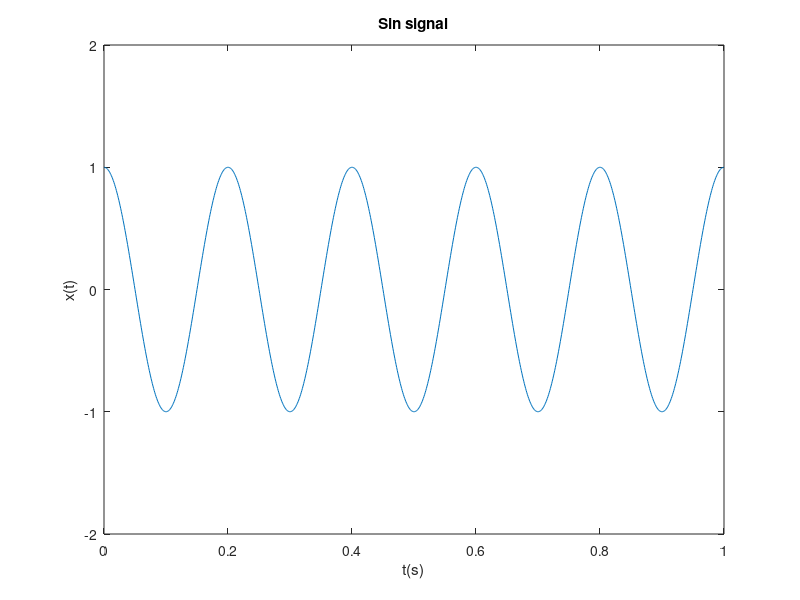

Recreate this plot in MATLAB.
% DISCRETE SIGNAL
n = -1:1:3;
x = [1, 0.5, -1, 0, 2];

% PLOT FIGURE 1
stem (n, x);
xlim ([-3,6]);
ylim ([-2,3]);
xlabel ('n');
ylabel ('x(n)');
title ('Discrete signal example');

% PLOT FIGURE 2
f = 5;
t = (0:0.001:1)';
y = cos (2*pi*f*t);
plot (t, y)
xlim ([0,1]);
ylim ([-2,2]);
xlabel ('t(s)');
ylabel ('x(t)');
title ('Sin signal');